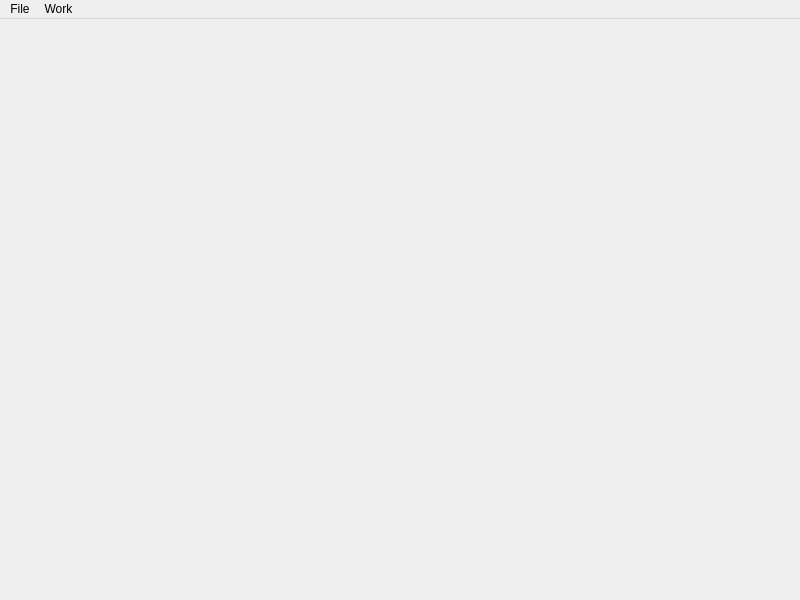
<?xml version="1.0" encoding="UTF-8"?>
<ui version="4.0">
 <class>FPAMainForm</class>
 <widget class="QMainWindow" name="FPAMainForm">
  <property name="geometry">
   <rect>
    <x>0</x>
    <y>0</y>
    <width>800</width>
    <height>600</height>
   </rect>
  </property>
  <property name="windowTitle">
   <string>Simulator</string>
  </property>
  <widget class="QWidget" name="centralwidget"/>
  <widget class="QMenuBar" name="menubar">
   <property name="geometry">
    <rect>
     <x>0</x>
     <y>0</y>
     <width>800</width>
     <height>23</height>
    </rect>
   </property>
   <widget class="QMenu" name="menuFile">
    <property name="title">
     <string>File</string>
    </property>
    <addaction name="actionLoad_scene"/>
    <addaction name="actionShow_points"/>
    <addaction name="actionSave_scene"/>
   </widget>
   <widget class="QMenu" name="menuShow_view">
    <property name="title">
     <string>Work</string>
    </property>
    <addaction name="actionShow_view"/>
   </widget>
   <addaction name="menuFile"/>
   <addaction name="menuShow_view"/>
  </widget>
  <action name="actionLoad_scene">
   <property name="text">
    <string>Load scene</string>
   </property>
  </action>
  <action name="actionShow_points">
   <property name="text">
    <string>Show points</string>
   </property>
  </action>
  <action name="actionSave_scene">
   <property name="text">
    <string>Save scene</string>
   </property>
  </action>
  <action name="actionShow_view">
   <property name="text">
    <string>Show view</string>
   </property>
  </action>
 </widget>
 <resources/>
 <connections/>
</ui>
